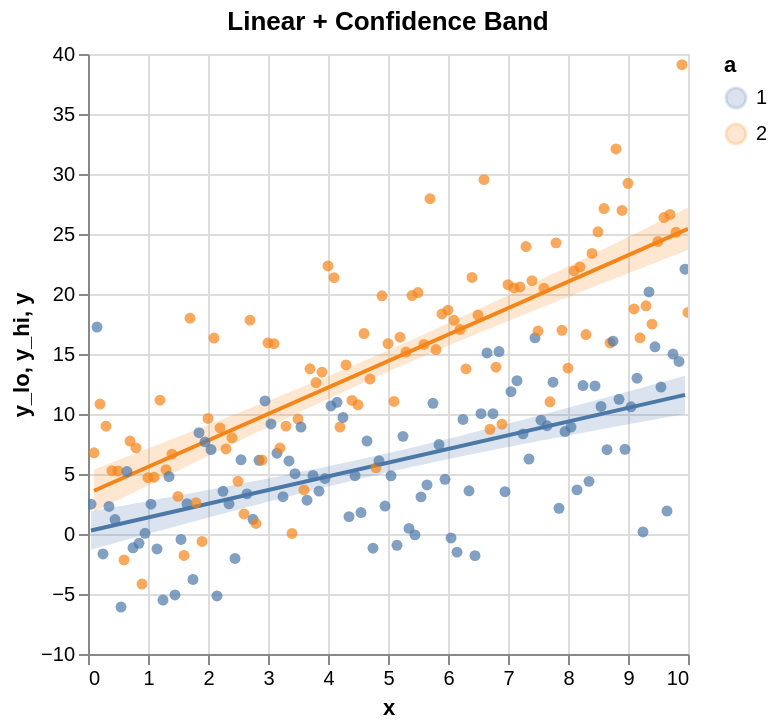

The specification (Vega-Lite) saved for this image:
### Vega-Lite specification from a JSON file in a GitHub repository (floating-point values rounded to 4 significant figures; data arrays with more than 128 entries replaced by an {"elided": "..."} marker saying what was removed)
{"$schema": "https://vega.github.io/schema/vega-lite/v5.json", "config": {"axis": {"labelLimit": 0}, "header": {"labelLimit": 0}, "legend": {"labelLimit": 0}}, "data": {"values": {"elided": "200 records"}}, "height": 300, "layer": [{"data": {"values": {"elided": "200 records"}}, "encoding": {"color": {"field": "a", "type": "nominal"}, "x": {"field": "x", "scale": {"zero": false}, "type": "quantitative"}, "y": {"field": "y_lo", "scale": {"zero": false}, "type": "quantitative"}, "y2": {"field": "y_hi"}}, "mark": {"line": false, "opacity": 0.2, "type": "area"}, "params": [{"bind": "scales", "name": "grid", "select": {"encodings": ["x", "y"], "type": "interval"}}]}, {"data": {"values": {"elided": "200 records"}}, "encoding": {"color": {"field": "a", "type": "nominal"}, "x": {"field": "x", "scale": {"zero": false}, "type": "quantitative"}, "y": {"field": "y", "scale": {"zero": false}, "type": "quantitative"}}, "mark": {"type": "line"}, "transform": [{"groupby": ["a"], "method": "linear", "on": "x", "regression": "y"}]}, {"encoding": {"color": {"field": "a", "type": "nominal"}, "tooltip": [{"field": "x", "type": "quantitative"}, {"field": "a", "type": "nominal"}, {"field": "y", "type": "quantitative"}], "x": {"field": "x", "scale": {"zero": false}, "type": "quantitative"}, "y": {"field": "y", "scale": {"zero": false}, "type": "quantitative"}}, "mark": {"filled": true, "type": "point"}}], "title": "Linear + Confidence Band"}
